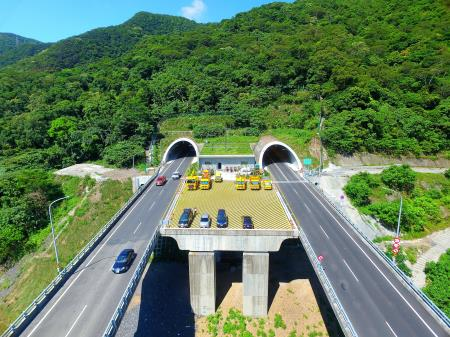
#> input picture picture_material/road.jpg, 450 x 337 px, found by its file name
$ python line_check.py
#> lines starting #> are read from the running program, lines starting #| are printed output that depends on the picture; after the words box and inside, x2 and y2 are one past the last pixel; in counts of white or black regions, pixels touching at a corner belong together
import cv2
import numpy as np

img = cv2.imread("picture_material/road.jpg")
#> img is the input picture: shape (337, 450, 3); mean B, G, R 93.6, 126.4, 100.2
img = cv2.resize(img, None, fx = 0.5, fy = 0.5, interpolation = cv2.INTER_CUBIC)
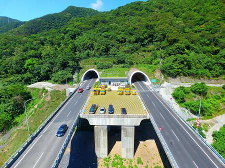
#> img: shape (168, 225, 3); mean B, G, R 93.5, 126.3, 100.1
img = cv2.GaussianBlur(img, (3, 3), 0)
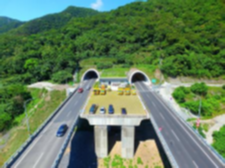
#> img: shape (168, 225, 3); mean B, G, R 93.5, 126.4, 100.2
edges = cv2.Canny(img, 50, 150, apertureSize = 3)
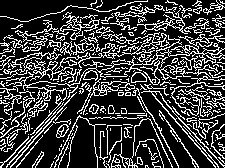
#> edges: shape (168, 225); 24.6% white in thin lines or dots
lines = cv2.HoughLines(edges, 1, np.pi/180, 110)
#> lines = [[114, 0.75], [117, 0.716], [-53, 2.43], [118, 0.733], [-57, 2.44], [117, 0.785]]
print("line num : ", len(lines))
#| line num :  6

result = img.copy()
for line in lines:
    rho = line[0][0]
    theta = line[0][1]
    if (theta < (np.pi/4. )) or (theta > (3.*np.pi/4.0)):
        pt1 = (int(rho/np.cos(theta)), 0)
        pt2 = (int((rho - result.shape[0] * np.sin(theta)) / np.cos(theta)), result.shape[0])
        cv2.line(result, pt1, pt2, (0, 255, 0))
    else:
        pt1 = (0, int(rho/np.sin(theta)))
        pt2 = (result.shape[1], int((rho-result.shape[1]*np.cos(theta))/np.sin(theta)))
        cv2.line(result, pt1, pt2, (0, 0, 255), 1)
#> this loop made 6 passes
#> (rho, theta, pt1, pt2) on passes 1 to 6: (114, 0.75, (155, 0), (0, 168)), (117, 0.716, (155, 0), (8, 168)), (-53, 2.43, (70, 0), (216, 168)), (118, 0.733, (158, 0), (7, 168)), (-57, 2.44, (74, 0), (215, 168)), (117, 0.785, (0, 165), (225, -59))
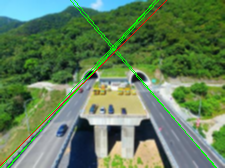
#> result: shape (168, 225, 3); 2.36% of pixels changed, all inside (x1, y1, x2, y2) = (0, 0, 217, 168)

cv2.imshow('Origin', img)
cv2.imshow('Canny', edges)
cv2.imshow('Result', result)

#霍夫变换
minLineLength = 500
maxLineGap = 40
lines = cv2.HoughLinesP(edges, 1, np.pi/180, 80, minLineLength, maxLineGap)
#> lines = [[34, 139, 74, 94], [149, 90, 215, 166]]
print("line num : ", len(lines))
#| line num :  2

#画出检测的线段
for line in lines:
    for x1, y1, x2, y2 in line:
        cv2.line(img, (x1, y1), (x2, y2), (0, 0, 255), 1)
#> this loop made 2 passes
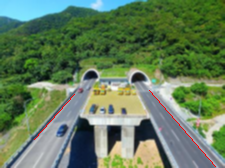
#> img: shape (168, 225, 3); 0.33% of pixels changed, all inside (x1, y1, x2, y2) = (34, 90, 216, 167)

cv2.imshow('Result', img)
cv2.waitKey()
